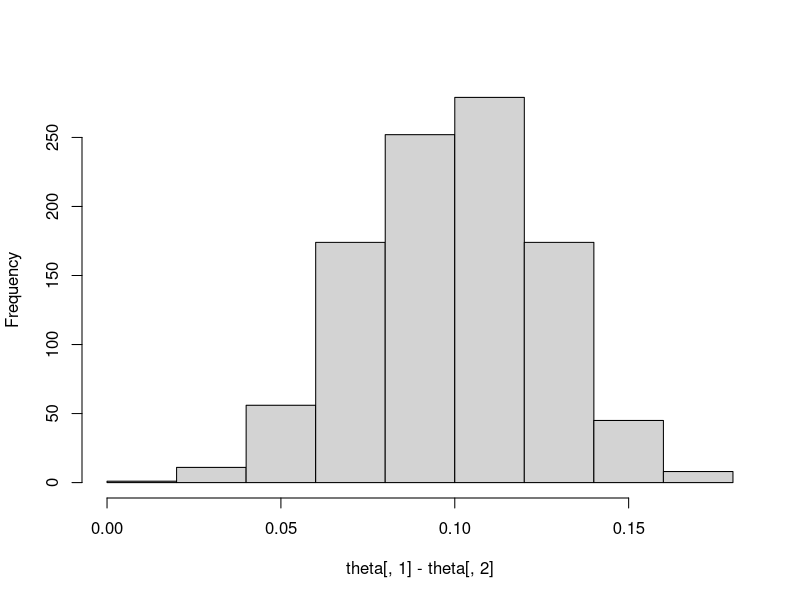
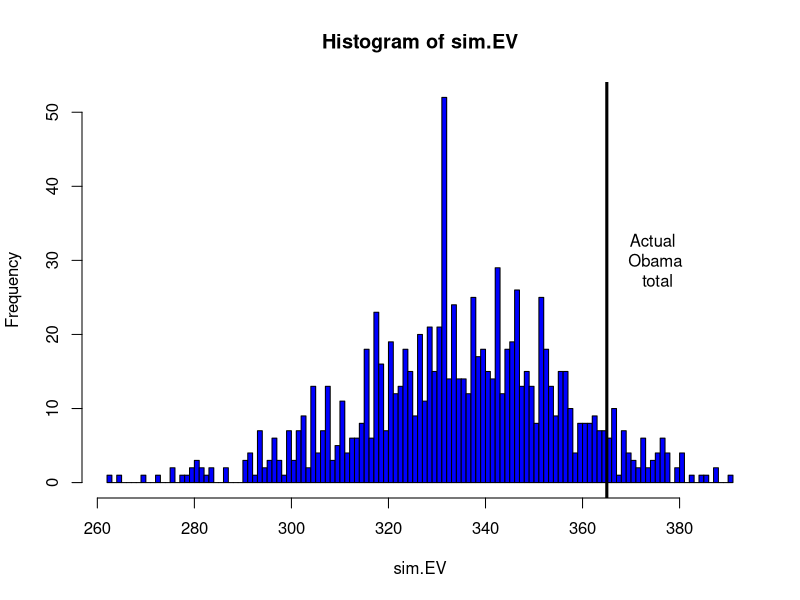

These figures' R source, in order:
###################################################
# Section 4.3 A Multinomial Model
###################################################

library(LearnBayes)

 alpha = c(728, 584, 138)
 theta = rdirichlet(1000, alpha)

 hist(theta[, 1] - theta[, 2], main="")

S=readline(prompt="Type  <Return>   to continue : ")

###########################################

data(election.2008)
attach(election.2008)

prob.Obama=function(j)
{
p=rdirichlet(5000,
  500*c(M.pct[j],O.pct[j],100-M.pct[j]-O.pct[j])/100+1)
mean(p[,2]>p[,1])
}

Obama.win.probs=sapply(1:51,prob.Obama)

sim.election=function()
{
winner=rbinom(51,1,Obama.win.probs)  
sum(EV*winner)         
}

sim.EV=replicate(1000,sim.election())

windows()
hist(sim.EV,min(sim.EV):max(sim.EV),col="blue")
abline(v=365,lwd=3)  # Obama received 365 votes
text(375,30,"Actual \n Obama \n total")
